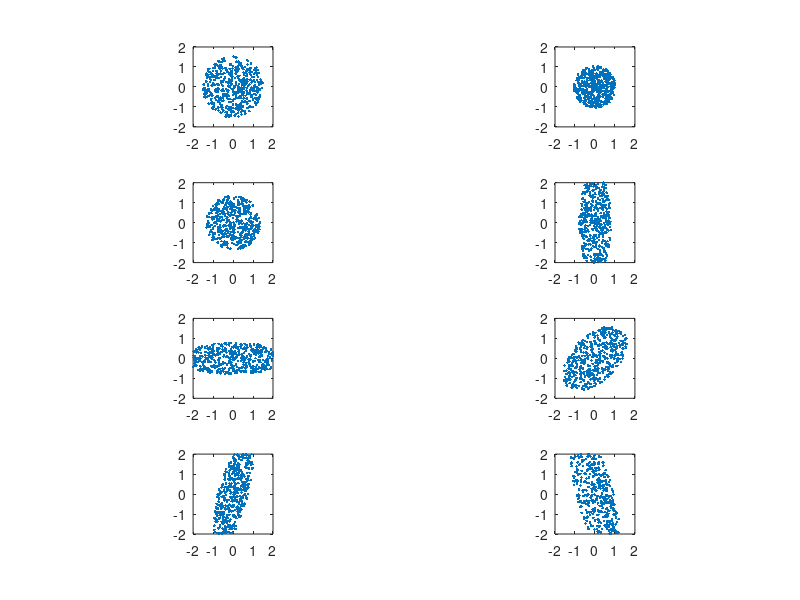

Recreate this plot in MATLAB.
clc;
clear all;
close all;
m=[0,0]';
COV1=[1 0;0 1];
COV2=[0.2 0;0 0.2];
COV3=[2 0;0 2];
COV4=[0.2 0;0 2];
COV5=[2 0;0 0.2];
COV6=[1 0.5;0.5 1];
COV7=[0.3 0.5;0.5 2];
COV8=[0.3 -0.5;-0.5 2];
i=0;
while i<=500
    x1=-3+6*rand(2,1);
    y1=transpose(x1-m);
    z1=inv(COV1)
    p1=(1/(2*pi*det(COV1)^(0.5)))*exp(-0.5*y1*z1*(x1-m));
    if p1>0.05
        i=i+1;
        s1(i,:)=x1
    end 
end
subplot(4,2,1)
plot(s1(:,1),s1(:,2),'.')
axis equal
axis([-2 2 -2 2])
i=0;
while i<=500
    x2=-3+6*rand(2,1);
    y2=transpose(x2-m);
    z2=inv(COV2)
    p2=(1/(2*pi*det(COV2)^(0.5)))*exp(-0.5*y2*z2*(x2-m));
    if p2>0.05
        i=i+1;
        s2(i,:)=x2
    end 
end
subplot(4,2,2)
plot(s2(:,1),s2(:,2),'.')
axis equal
axis([-2 2 -2 2])
i=0;
while i<=500
    x3=-3+6*rand(2,1);
    y3=transpose(x3-m);
    z3=inv(COV3)
    p3=(1/(2*pi*det(COV3)^(0.5)))*exp(-0.5*y3*z3*(x3-m));
    if p3>0.05
        i=i+1;
        s3(i,:)=x3
    end 
end
subplot(4,2,3)
plot(s3(:,1),s3(:,2),'.')
axis equal
axis([-2 2 -2 2])
i=0;
while i<=500
    x4=-3+6*rand(2,1);
    y4=transpose(x4-m);
    z4=inv(COV4)
    p4=(1/(2*pi*det(COV4)^(0.5)))*exp(-0.5*y4*z4*(x4-m));
    if p4>0.05
        i=i+1;
        s4(i,:)=x4
    end 
end
subplot(4,2,4)
plot(s4(:,1),s4(:,2),'.')
axis equal
axis([-2 2 -2 2])
i=0;
while i<=500
    x5=-3+6*rand(2,1);
    y5=transpose(x5-m);
    z5=inv(COV5)
    p5=(1/(2*pi*det(COV5)^(0.5)))*exp(-0.5*y5*z5*(x5-m));
    if p5>0.05
        i=i+1;
        s5(i,:)=x5
    end 
end
subplot(4,2,5)
plot(s5(:,1),s5(:,2),'.')
axis equal
axis([-2 2 -2 2])
i=0;
while i<=500
    x6=-3+6*rand(2,1);
    y6=transpose(x6-m);
    z6=inv(COV6)
    p6=(1/(2*pi*det(COV6)^(0.5)))*exp(-0.5*y6*z6*(x6-m));
    if p6>0.05
        i=i+1;
        s6(i,:)=x6
    end 
end
subplot(4,2,6)
plot(s6(:,1),s6(:,2),'.')
axis equal
axis([-2 2 -2 2])
i=0;
while i<=500
    x7=-3+6*rand(2,1);
    y7=transpose(x7-m);
    z7=inv(COV7)
    p7=(1/(2*pi*det(COV7)^(0.5)))*exp(-0.5*y7*z7*(x7-m));
    if p7>0.05
        i=i+1;
        s7(i,:)=x7
    end 
end
subplot(4,2,7)
plot(s7(:,1),s7(:,2),'.')
axis equal
axis([-2 2 -2 2])
i=0;
while i<=500
    x8=-3+6*rand(2,1);
    y8=transpose(x8-m);
    z8=inv(COV8)
    p8=(1/((2*pi*det(COV8))^(0.5)))*exp(-0.5*y8*z8*(x8-m));
    if p8>0.05
        i=i+1;
        s8(i,:)=x8
    end 
end
subplot(4,2,8)
plot(s8(:,1),s8(:,2),'.')
axis equal
axis([-2 2 -2 2])







  